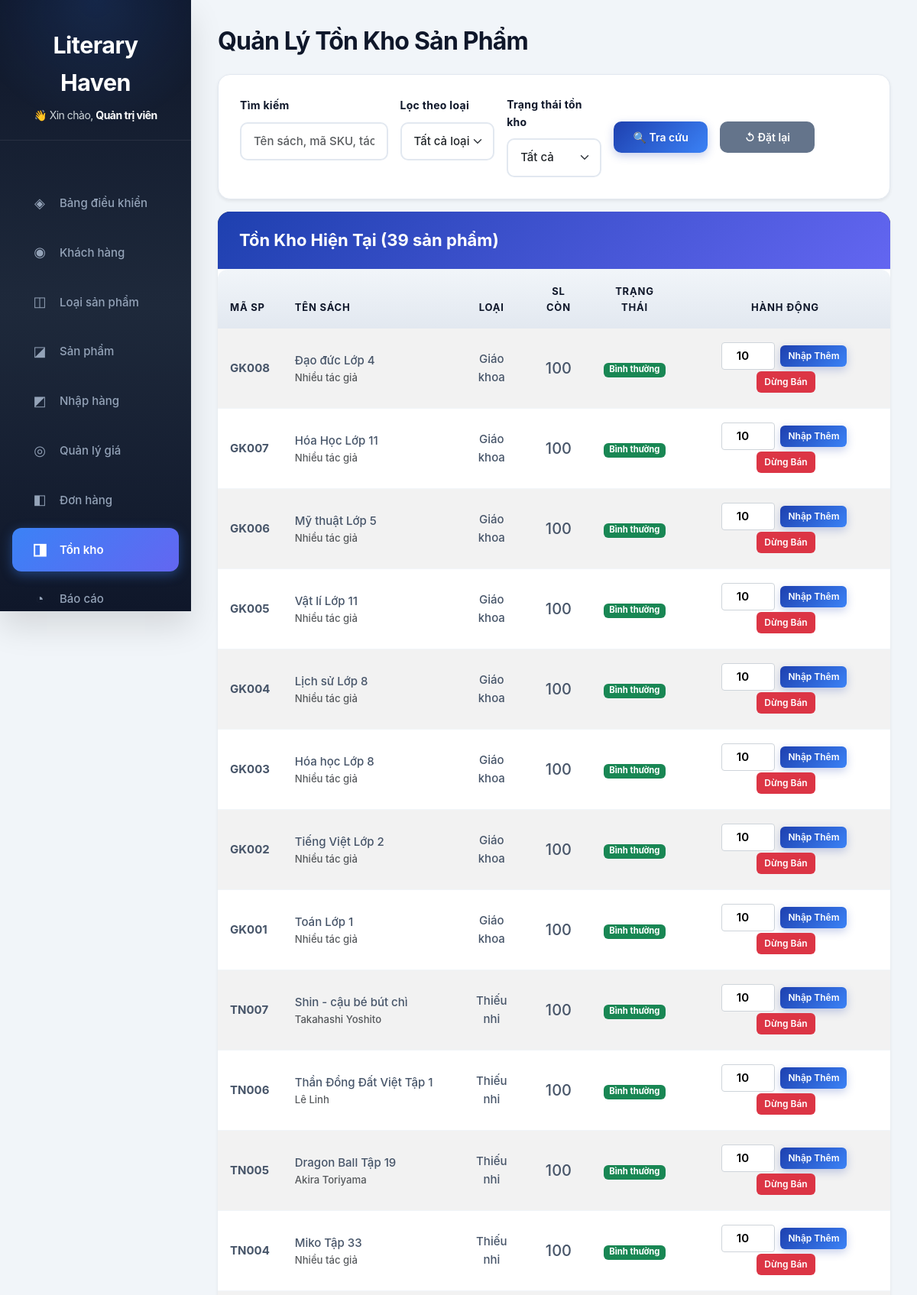
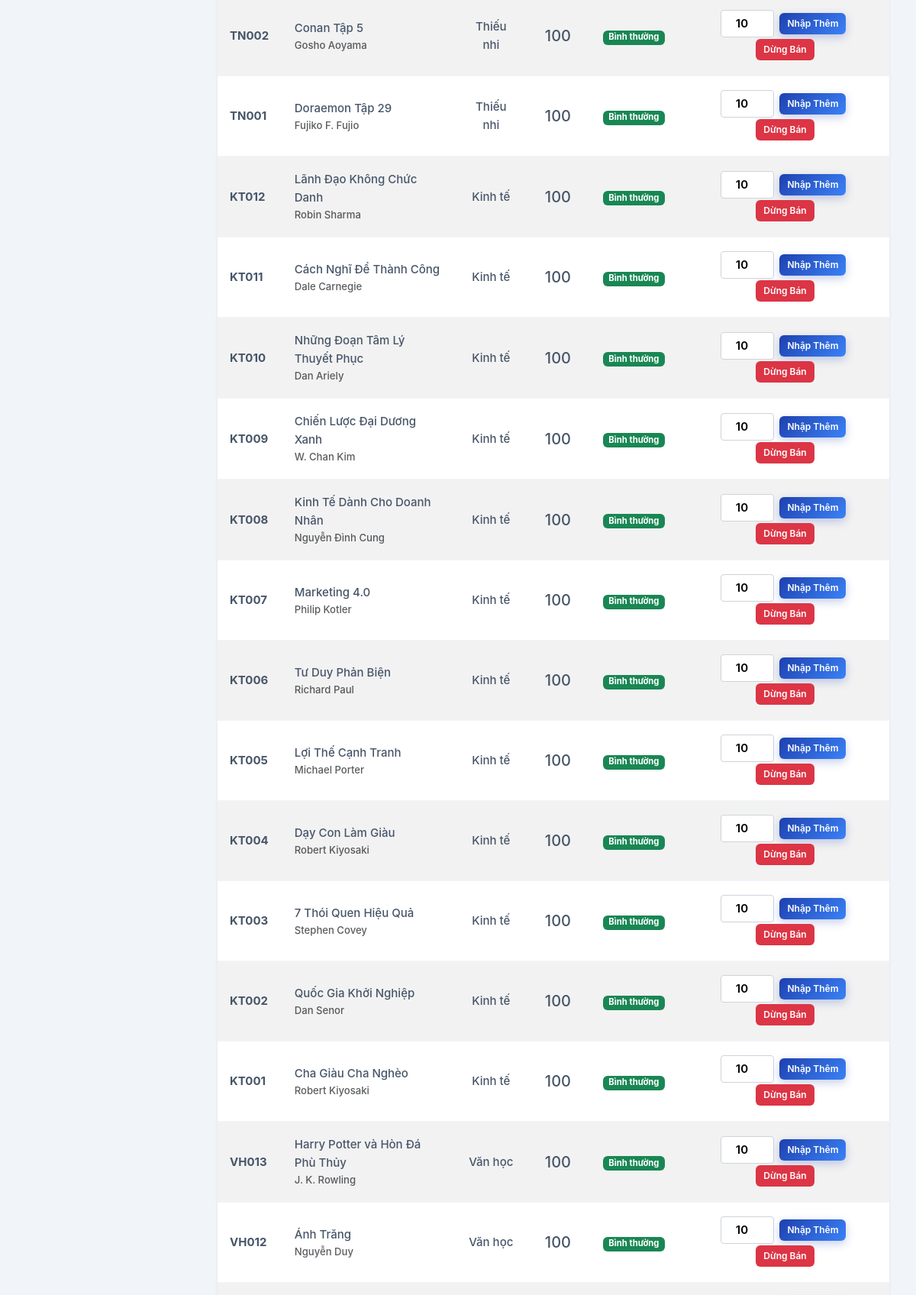
The page /admin/inventory.php (signed in, upper part) on the database its author committed (2 pictures, top to bottom).
### tables this page shows
CREATE TABLE users (
  id INT AUTO_INCREMENT PRIMARY KEY,
  status VARCHAR(20) DEFAULT 'active',
  fullName VARCHAR(255),
  username VARCHAR(100),
  password VARCHAR(255),
  email VARCHAR(255),
  phone VARCHAR(20),
  address VARCHAR(255),
  role VARCHAR(20) DEFAULT 'user',
  createdAt DATETIME DEFAULT CURRENT_TIMESTAMP
);

CREATE TABLE products (
  id INT AUTO_INCREMENT PRIMARY KEY,
  sku VARCHAR(20),
  name VARCHAR(255),
  author VARCHAR(255),
  supplier VARCHAR(255),
  price INT,
  costPrice INT DEFAULT 0,
  profitMargin INT DEFAULT 0,
  category_id INT,
  subcategory VARCHAR(100),
  unit VARCHAR(50) DEFAULT 'Quyển',
  description TEXT,
  image VARCHAR(255),
  qty INT DEFAULT 0,
  LN FLOAT DEFAULT 0.1,
  status VARCHAR(20) DEFAULT 'active',
  FOREIGN KEY (category_id) REFERENCES categories(id) ON DELETE CASCADE
);

CREATE TABLE categories (
  id INT AUTO_INCREMENT PRIMARY KEY,
  name VARCHAR(100),
  status VARCHAR(20) DEFAULT 'active'
);

### admin/inventory.php (the view, shortened to what this page needs)
<?php
require_once __DIR__ . '/../api/db.php';
function h($str)
{
  return htmlspecialchars((string)$str, ENT_QUOTES, 'UTF-8');
}
$search   = $_GET['search'] ?? '';
$whereConditions = ["1=1"];
$whereSql = "WHERE " . implode(" AND ", $whereConditions);
$sql = "SELECT p.*, c.name AS category_name
        FROM products p
        LEFT JOIN categories c ON p.category_id = c.id
        $whereSql
        ORDER BY p.id DESC";
$stmt = $conn->prepare($sql);
$stmt->execute();
$products = $stmt->get_result()->fetch_all(MYSQLI_ASSOC);
?>
<!DOCTYPE html>
<html lang="vi">
<head>
  <link rel="stylesheet" href="../bootstrap-5.3.2-dist/css/bootstrap.min.css" />
  <link rel="stylesheet" href="../assets/css/admin_style.css" />
</head>
<body>
  <?php include 'admin_sidebar.php'; ?>
  <main class="main-content">
    <div class="page-content p-4">
      <h1 class="mb-4">Quản Lý Tồn Kho Sản Phẩm</h1>
      <div class="card mb-3 shadow-sm">
        <div class="card-body">
          <form method="GET" action="inventory.php" class="row g-3">
            <div class="col-md-3">
              <label class="form-label">Tìm kiếm</label>
              <input type="text" name="search" class="form-control" placeholder="Tên sách, mã SKU, tác giả..." value="<?= h($search) ?>" />
            </div>
            <div class="col-md-2">
              <label class="form-label">Lọc theo loại</label>
              <select class="form-select" name="category_id">
                <option value="">Tất cả loại</option>
              </select>
            </div>
            <div class="col-md-2">
              <label class="form-label">Trạng thái tồn kho</label>
              <select class="form-select" name="status">
                <option value="">Tất cả</option>
              </select>
            </div>
            <div class="col-md-2">
              <label class="form-label d-block">&nbsp;</label>
              <button type="submit" class="btn btn-primary w-100"><span>🔍</span> Tra cứu</button>
            </div>
            <div class="col-md-2">
              <label class="form-label d-block">&nbsp;</label>
              <a href="inventory.php" class="btn btn-secondary w-100"><span>↺</span> Đặt lại</a>
            </div>
          </form>
        </div>
      </div>
      <div class="card card-inventory shadow-sm">
        <div class="card-header card-header-inventory bg-dark text-white">Tồn Kho Hiện Tại (<?= count($products) ?> sản phẩm)</div>
        <div class="card-body p-0">
          <div class="table-responsive">
            <table class="table table-striped table-hover align-middle mb-0">
              <thead class="table-light">
                <tr>
                  <th scope="col" class="ps-3">Mã SP</th>
                  <th scope="col">Tên Sách</th>
                  <th scope="col" class="text-center">Loại</th>
                  <th scope="col" class="text-center">SL Còn</th>
                  <th scope="col" class="text-center">Trạng Thái</th>
                  <th scope="col" class="text-center" style="min-width: 250px;">Hành động</th>
                </tr>
              </thead>
              <tbody>
                <?php if (empty($products)): ?>
                  <tr>
                    <td colspan="6" class="text-center py-4 text-muted">Không tìm thấy dữ liệu tồn kho.</td>
                  </tr>
                <?php else: ?>
                  <?php foreach ($products as $p):
                    $qty = (int)$p['qty'];
                    $pStatus = $p['status'];
                    $rowClass = '';
                    $statusBadge = '';
                    $qtyClass = '';
                    if ($pStatus === 'inactive') {
                      $rowClass = 'table-secondary';
                      $statusBadge = '<span class="badge bg-secondary">KHÓA/DỪNG BÁN</span>';
                    } elseif ($qty <= 0) {
                      $rowClass = 'table-danger';
                      $qtyClass = 'text-danger fw-bold';
                      $statusBadge = '<span class="badge bg-danger">HẾT HÀNG</span>';
                    } elseif ($qty < 20) {
                      $rowClass = 'table-warning';
                      $qtyClass = 'text-danger fw-bold';
                      $statusBadge = '<span class="badge bg-warning text-dark">SẮP HẾT!</span>';
                    } else {
                      $statusBadge = '<span class="badge bg-success">Bình thường</span>';
                    }
                  ?>
                    <tr class="<?= $rowClass ?>">
                      <td class="ps-3 fw-bold"><?= h($p['sku'] ?? 'N/A') ?></td>
                      <td>
                        <?= h($p['name']) ?>
                        <div class="small text-muted"><i class="bi bi-person"></i> <?= h($p['author'] ?? '') ?></div>
                      </td>
                      <td class="text-center"><?= h($p['category_name'] ?? 'Chưa PL') ?></td>
                      <td class="text-center <?= $qtyClass ?> fs-5"><?= $qty ?></td>
                      <td class="text-center"><?= $statusBadge ?></td>
                      <td class="text-center">
                        <?php if ($pStatus === 'inactive'): ?>
                          <form method="POST" style="display:inline-block;">
                            <input type="hidden" name="action" value="toggle_status">
                            <input type="hidden" name="product_id" value="<?= $p['id'] ?>">
                            <input type="hidden" name="new_status" value="active">
                            <button class="btn btn-success btn-action-small" type="submit" onclick="return confirm('Bạn muốn mở BÁN LẠI sách này?')">Bán Lại</button>
                          </form>
                        <?php else: ?>
                          <form method="POST" class="form-inline-action">
                            <input type="number" name="add_qty" class="input-qty" value="10" min="1" required>
                            <button class="btn btn-primary btn-action-small" type="submit">Nhập Thêm</button>
                          </form>
                          <form method="POST" style="display:inline-block;">
                            <button class="btn btn-danger btn-action-small ms-1" type="submit" onclick="return confirm('Bạn chắc chắn muốn DỪNG BÁN sách này?')">Dừng Bán</button>
                          </form>
                        <?php endif; ?>
                      </td>
                    </tr>
                  <?php endforeach; ?>
                <?php endif; ?>
              </tbody>
            </table>
          </div>
        </div>
      </div>
    </div>
  </main>
</body>
</html>

### admin/admin_sidebar.php (shortened to what this page needs)
<?php
$currentPage = basename($_SERVER['PHP_SELF']);
require_once __DIR__ . '/../api/db.php';
$adminName = 'Quản trị viên';
if (isset($_SESSION['admin_id'])) {
    $adminId = (int)$_SESSION['admin_id'];
    $stmt = $conn->prepare("SELECT fullName, username FROM users WHERE id = ?");
    $stmt->bind_param("i", $adminId);
    $stmt->execute();
    $result = $stmt->get_result();
    if ($row = $result->fetch_assoc()) {
        $adminName = !empty($row['fullName']) ? $row['fullName'] : $row['username'];
    }
}
?>
<aside class="sidebar d-flex flex-column vh-100">
    <div class="sidebar-header" style="padding-bottom: 20px;">
        Literary Haven
        <div style="font-size: 14px; font-weight: 400; margin-top: 8px; color: #cfd8dc; text-transform: none;">
            👋 Xin chào, <span style="color: #fff; font-weight: bold;"><?= htmlspecialchars($adminName, ENT_QUOTES, 'UTF-8') ?></span>
        </div>
    </div>
    <ul class="nav nav-pills flex-column mb-auto">
        <li class="nav-item">
            <a href="dashboard.php" class="nav-link <?= ($currentPage == 'dashboard.php') ? 'active' : '' ?>">
                <span class="nav-icon">◈</span>
                <span>Bảng điều khiển</span>
            </a>
        </li>
        <li class="nav-item">
            <a href="users.php" class="nav-link <?= ($currentPage == 'users.php') ? 'active' : '' ?>">
                <span class="nav-icon">◉</span>
                <span>Khách hàng</span>
            </a>
        </li>
        <li class="nav-item">
            <a href="categories.php" class="nav-link <?= ($currentPage == 'categories.php') ? 'active' : '' ?>">
                <span class="nav-icon">◫</span>
                <span>Loại sản phẩm</span>
            </a>
        </li>
        <li class="nav-item">
            <a href="products.php" class="nav-link <?= ($currentPage == 'products.php') ? 'active' : '' ?>">
                <span class="nav-icon">◪</span>
                <span>Sản phẩm</span>
            </a>
        </li>
        <li class="nav-item">
            <a href="purchase-orders.php" class="nav-link <?= ($currentPage == 'purchase-orders.php') ? 'active' : '' ?>">
                <span class="nav-icon">◩</span>
                <span>Nhập hàng</span>
            </a>
        </li>
        <li class="nav-item">
            <a href="pricing.php" class="nav-link <?= ($currentPage == 'pricing.php') ? 'active' : '' ?>">
                <span class="nav-icon">◎</span>
                <span>Quản lý giá</span>
            </a>
        </li>
        <li class="nav-item">
            <a href="orders.php" class="nav-link <?= ($currentPage == 'orders.php') ? 'active' : '' ?>">
                <span class="nav-icon">◧</span>
                <span>Đơn hàng</span>
            </a>
        </li>
        <li class="nav-item">
            <a href="inventory.php" class="nav-link <?= ($currentPage == 'inventory.php') ? 'active' : '' ?>">
                <span class="nav-icon">◨</span>
                <span>Tồn kho</span>
            </a>
        </li>
        <li class="nav-item">
            <a href="reports.php" class="nav-link <?= ($currentPage == 'reports.php') ? 'active' : '' ?>">
                <span class="nav-icon">◔</span>
                <span>Báo cáo</span>
            </a>
        </li>
    </ul>
</aside>

### admin/inventory.php (style rules this page uses)
@media (min-width: 769px) { body { display: flex !important; flex-direction: row !important; overflow-x: hidden; } }
@media (min-width: 769px) { .sidebar { width: 250px !important; height: 100vh !important; display: flex !important; } }
@media (min-width: 769px) { .main-content { width: 100%; } }
.input-qty { width: 70px; padding: 5px; margin-right: 5px; border: 1px solid #ced4da; border-radius: 4px; text-align: center; }
.btn-action-small { padding: 5px 10px; margin: 2px; font-size: 12px; border-radius: 6px; }
.form-inline-action { display: inline-flex; align-items: center; }

### admin/admin_sidebar.php (style rules this page uses)
.sidebar-header::after { display: none !important; content: "" !important; }

### rows shown on the page
users: fullName "Quản trị viên"
products: sku "GK008", name "Đạo đức Lớp 4", author "Nhiều tác giả", category.name "Giáo khoa", qty "100", status "Bình thường"
products: sku "GK007", name "Hóa Học Lớp 11", author "Nhiều tác giả", category.name "Giáo khoa", qty "100", status "Bình thường"
products: sku "GK006", name "Mỹ thuật Lớp 5", author "Nhiều tác giả", category.name "Giáo khoa", qty "100", status "Bình thường"
products: sku "GK005", name "Vật lí Lớp 11", author "Nhiều tác giả", category.name "Giáo khoa", qty "100", status "Bình thường"
products: sku "GK004", name "Lịch sử Lớp 8", author "Nhiều tác giả", category.name "Giáo khoa", qty "100", status "Bình thường"
products: sku "GK003", name "Hóa học Lớp 8", author "Nhiều tác giả", category.name "Giáo khoa", qty "100", status "Bình thường"
products: sku "GK002", name "Tiếng Việt Lớp 2", author "Nhiều tác giả", category.name "Giáo khoa", qty "100", status "Bình thường"
products: sku "GK001", name "Toán Lớp 1", author "Nhiều tác giả", category.name "Giáo khoa", qty "100", status "Bình thường"
products: sku "TN007", name "Shin - cậu bé bút chì", author "Takahashi Yoshito", category.name "Thiếu nhi", qty "100", status "Bình thường"
products: sku "TN006", name "Thần Đồng Đất Việt Tập 1", author "Lê Linh", category.name "Thiếu nhi", qty "100", status "Bình thường"
products: sku "TN005", name "Dragon Ball Tập 19", author "Akira Toriyama", category.name "Thiếu nhi", qty "100", status "Bình thường"
products: sku "TN004", name "Miko Tập 33", author "Nhiều tác giả", category.name "Thiếu nhi", qty "100", status "Bình thường"
products: sku "TN002", name "Conan Tập 5", author "Gosho Aoyama", category.name "Thiếu nhi", qty "100", status "Bình thường"
products: sku "TN001", name "Doraemon Tập 29", author "Fujiko F. Fujio", category.name "Thiếu nhi", qty "100", status "Bình thường"
products: sku "KT012", name "Lãnh Đạo Không Chức Danh", author "Robin Sharma", category.name "Kinh tế", qty "100", status "Bình thường"
products: sku "KT011", name "Cách Nghĩ Để Thành Công", author "Dale Carnegie", category.name "Kinh tế", qty "100", status "Bình thường"
products: sku "KT010", name "Những Đoạn Tâm Lý Thuyết Phục", author "Dan Ariely", category.name "Kinh tế", qty "100", status "Bình thường"
products: sku "KT009", name "Chiến Lược Đại Dương Xanh", author "W. Chan Kim", category.name "Kinh tế", qty "100", status "Bình thường"
products: sku "KT008", name "Kinh Tế Dành Cho Doanh Nhân", author "Nguyễn Đình Cung", category.name "Kinh tế", qty "100", status "Bình thường"
products: sku "KT007", name "Marketing 4.0", author "Philip Kotler", category.name "Kinh tế", qty "100", status "Bình thường"
products: sku "KT006", name "Tư Duy Phản Biện", author "Richard Paul", category.name "Kinh tế", qty "100", status "Bình thường"
products: sku "KT005", name "Lợi Thế Cạnh Tranh", author "Michael Porter", category.name "Kinh tế", qty "100", status "Bình thường"
products: sku "KT004", name "Dạy Con Làm Giàu", author "Robert Kiyosaki", category.name "Kinh tế", qty "100", status "Bình thường"
products: sku "KT003", name "7 Thói Quen Hiệu Quả", author "Stephen Covey", category.name "Kinh tế", qty "100", status "Bình thường"
products: sku "KT002", name "Quốc Gia Khởi Nghiệp", author "Dan Senor", category.name "Kinh tế", qty "100", status "Bình thường"
products: sku "KT001", name "Cha Giàu Cha Nghèo", author "Robert Kiyosaki", category.name "Kinh tế", qty "100", status "Bình thường"
products: sku "VH013", name "Harry Potter và Hòn Đá Phù Thủy", author "J. K. Rowling", category.name "Văn học", qty "100", status "Bình thường"
products: sku "VH012", name "Ánh Trăng", author "Nguyễn Duy", category.name "Văn học", qty "100", status "Bình thường"

### other values the page prints
count($products) "39"
